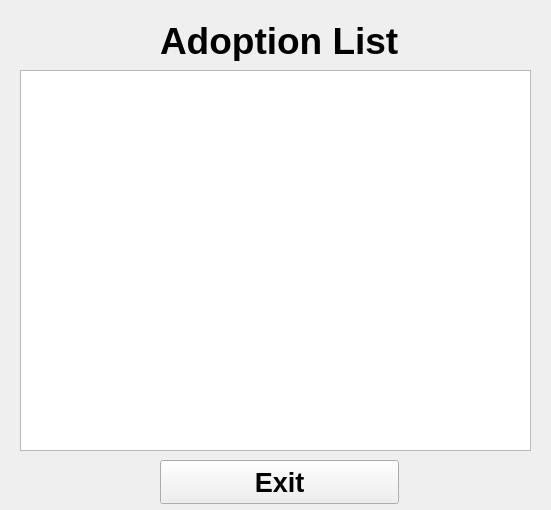
<?xml version="1.0" encoding="UTF-8"?>
<ui version="4.0">
 <class>AdoptionListViewWidget</class>
 <widget class="QWidget" name="AdoptionListViewWidget">
  <property name="geometry">
   <rect>
    <x>0</x>
    <y>0</y>
    <width>551</width>
    <height>510</height>
   </rect>
  </property>
  <property name="windowTitle">
   <string>Form</string>
  </property>
  <widget class="QLabel" name="label_2">
   <property name="geometry">
    <rect>
     <x>160</x>
     <y>20</y>
     <width>241</width>
     <height>41</height>
    </rect>
   </property>
   <property name="font">
    <font>
     <pointsize>28</pointsize>
     <bold>true</bold>
    </font>
   </property>
   <property name="text">
    <string>Adoption List</string>
   </property>
  </widget>
  <widget class="QListWidget" name="DogsList">
   <property name="geometry">
    <rect>
     <x>20</x>
     <y>70</y>
     <width>511</width>
     <height>381</height>
    </rect>
   </property>
  </widget>
  <widget class="QPushButton" name="pushButton">
   <property name="geometry">
    <rect>
     <x>160</x>
     <y>460</y>
     <width>239</width>
     <height>44</height>
    </rect>
   </property>
   <property name="font">
    <font>
     <pointsize>20</pointsize>
     <bold>true</bold>
    </font>
   </property>
   <property name="text">
    <string>Exit</string>
   </property>
  </widget>
 </widget>
 <resources/>
 <connections>
  <connection>
   <sender>pushButton</sender>
   <signal>clicked()</signal>
   <receiver>AdoptionListViewWidget</receiver>
   <slot>exit_user_mode_button()</slot>
   <hints>
    <hint type="sourcelabel">
     <x>304</x>
     <y>469</y>
    </hint>
    <hint type="destinationlabel">
     <x>461</x>
     <y>475</y>
    </hint>
   </hints>
  </connection>
 </connections>
 <slots>
  <slot>exit_user_mode_button()</slot>
 </slots>
</ui>
